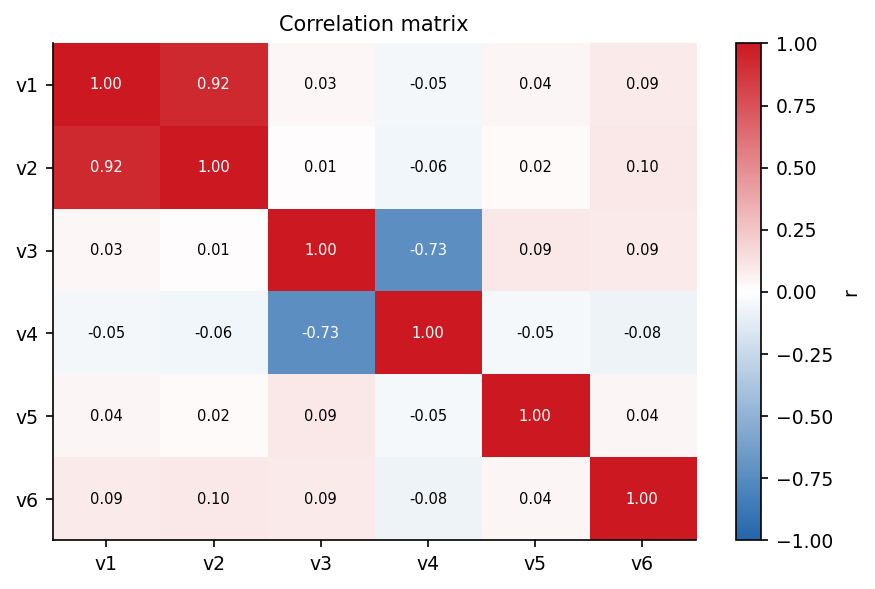

Source code (Python):
"""correlation_matrix: 变量间相关系数矩阵."""
import sys, os; sys.path.insert(0, os.path.join(os.path.dirname(os.path.abspath(__file__)), '..', '..', '_utils', 'python'))
import numpy as np
import matplotlib.pyplot as plt
from theme import apply_theme
from palette import diverging

def make_figure(M=None, names=None, title='Correlation matrix'):
    apply_theme()
    if M is None:
        rng = np.random.default_rng(0)
        X = rng.standard_normal((200, 6))
        X[:,1] = 0.7*X[:,0] + 0.3*X[:,1]
        X[:,3] = -0.5*X[:,2] + 0.5*X[:,3]
        M = np.corrcoef(X.T)
        names = [f'v{i+1}' for i in range(6)]
    fig, ax = plt.subplots()
    im = ax.imshow(M, cmap=diverging(), vmin=-1, vmax=1, aspect='auto')
    fig.colorbar(im, ax=ax, label='r')
    n = M.shape[0]
    for i in range(n):
        for j in range(n):
            ax.text(j, i, f'{M[i,j]:.2f}', ha='center', va='center', fontsize=7,
                    color='white' if abs(M[i,j]) > 0.6 else 'black')
    if names:
        ax.set_xticks(range(n)); ax.set_xticklabels(names)
        ax.set_yticks(range(n)); ax.set_yticklabels(names)
    ax.set_title(title)
    fig.tight_layout()
    return fig

if __name__ == '__main__':
    fig = make_figure()
    fig.savefig(__file__.replace('.py', '.png'), dpi=150)
